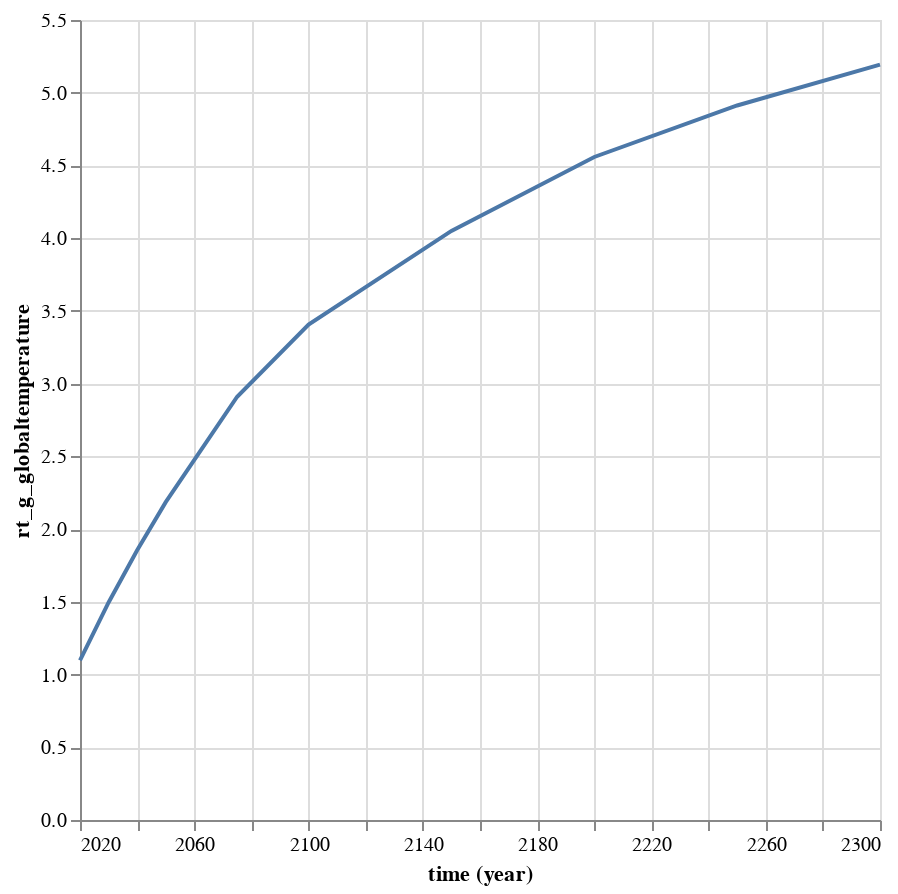

The code cell stored with this chart in its notebook:
### Code cell
using VegaLite

df |> @vlplot(:line, x="year(time)", y=:rt_g_globaltemperature, width=400, height=400)

### Figure 1 — Vega-Lite specification as saved in the notebook (floating-point values rounded to 4 significant figures)
{"data": {"values": [{"rt_g_globaltemperature": 1.098, "time": "2020-01-01"}, {"rt_g_globaltemperature": 1.496, "time": "2030-01-01"}, {"rt_g_globaltemperature": 1.855, "time": "2040-01-01"}, {"rt_g_globaltemperature": 2.185, "time": "2050-01-01"}, {"rt_g_globaltemperature": 2.91, "time": "2075-01-01"}, {"rt_g_globaltemperature": 3.405, "time": "2100-01-01"}, {"rt_g_globaltemperature": 4.05, "time": "2150-01-01"}, {"rt_g_globaltemperature": 4.558, "time": "2200-01-01"}, {"rt_g_globaltemperature": 4.912, "time": "2250-01-01"}, {"rt_g_globaltemperature": 5.193, "time": "2300-01-01"}]}, "encoding": {"x": {"field": "time", "timeUnit": "year", "type": "temporal"}, "y": {"field": "rt_g_globaltemperature", "type": "quantitative"}}, "height": 400, "mark": "line", "width": 400}
